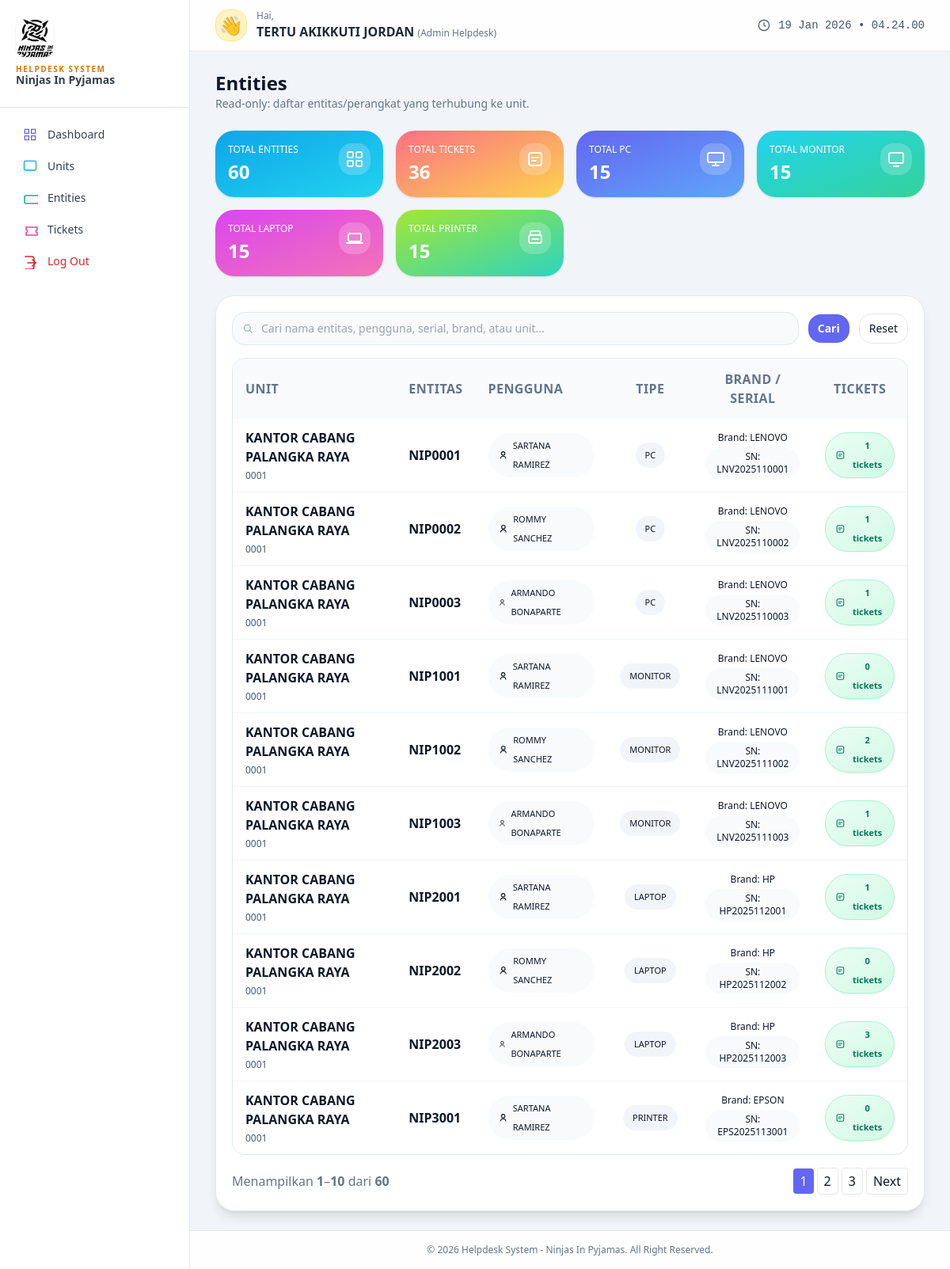
The page /engineer/entities.php (signed in) on the database its author committed.
### tables this page shows
CREATE TABLE `entities` (
  `id` int(10) UNSIGNED NOT NULL,
  `unit_id` int(10) UNSIGNED NOT NULL,
  `nama_pengguna` varchar(150) DEFAULT NULL,
  `nama_entitas` varchar(200) NOT NULL,
  `serial_number` varchar(150) DEFAULT NULL,
  `tipe_entitas` varchar(100) DEFAULT NULL,
  `brand` varchar(100) DEFAULT NULL,
  `jumlah_ticket` int(10) UNSIGNED NOT NULL DEFAULT 0,
  `created_at` timestamp NOT NULL DEFAULT current_timestamp(),
  `updated_at` timestamp NOT NULL DEFAULT current_timestamp() ON UPDATE current_timestamp()
);

CREATE TABLE `units` (
  `id` int(10) UNSIGNED NOT NULL,
  `unit_id` varchar(50) NOT NULL,
  `nama_unit` varchar(200) NOT NULL,
  `alamat` text DEFAULT NULL,
  `kab_kota` varchar(100) DEFAULT NULL,
  `provinsi` varchar(100) DEFAULT NULL,
  `tat_target` int(10) UNSIGNED DEFAULT NULL,
  `entity_count` int(10) UNSIGNED NOT NULL DEFAULT 0,
  `created_at` timestamp NOT NULL DEFAULT current_timestamp(),
  `updated_at` timestamp NOT NULL DEFAULT current_timestamp() ON UPDATE current_timestamp()
);

### public/engineer/entities.php (the view, shortened to what the rows shown need)
<?php
$pdo = db();
$page = max(1, (int)($_GET['page'] ?? 1));
$perPage = 10;
$fromSql = "FROM entities e LEFT JOIN units u ON e.unit_id = u.id WHERE 1";
$offset = ($page - 1) * $perPage;
$dataSql = "SELECT e.id, e.unit_id, e.nama_pengguna, e.nama_entitas, e.serial_number, e.tipe_entitas, e.brand, e.jumlah_ticket, e.created_at, u.unit_id AS unit_kode, u.nama_unit AS unit_nama " . $fromSql . " ORDER BY e.created_at ASC LIMIT :limit OFFSET :offset";
$dataStmt = $pdo->prepare($dataSql);
$dataStmt->bindValue(':limit', $perPage, PDO::PARAM_INT);
$dataStmt->bindValue(':offset', $offset, PDO::PARAM_INT);
$dataStmt->execute();
$entities = $dataStmt->fetchAll();
?>
<!DOCTYPE html>
<html lang="id">
<head>
    <script src="https://cdn.tailwindcss.com"></script>
</head>
<body class="min-h-screen bg-slate-100 text-slate-900 antialiased">
<div class="min-h-screen flex">
    <div class="flex-1 flex flex-col">
        <main class="flex-1 px-4 md:px-6 lg:px-8 py-6 space-y-6 fade-in-soft-delayed">
            <div class="flex items-center justify-between gap-4">
                <div>
                    <h1 class="text-xl md:text-2xl font-semibold">Entities</h1>
                </div>
            </div>
            <section class="bg-white rounded-3xl shadow-lg border border-slate-200 p-4 md:p-5 space-y-4 fade-in-soft">
                <div class="overflow-x-auto rounded-2xl border border-slate-200">
                    <table class="min-w-full text-sm md:text-base">
                        <thead class="bg-slate-50">
                            <tr class="text-left text-slate-500 uppercase tracking-wide">
                                <th class="px-4 py-3.5">Unit</th>
                                <th class="px-4 py-3.5">Entitas</th>
                                <th class="px-4 py-3.5">Pengguna</th>
                                <th class="px-4 py-3.5 text-center">Tipe</th>
                                <th class="px-4 py-3.5 text-center">Brand / Serial</th>
                                <th class="px-4 py-3.5 text-center">Tickets</th>
                            </tr>
                        </thead>
                        <tbody class="divide-y divide-slate-100">
                            <?php if (empty($entities)): ?>
                                <tr><td colspan="6" class="px-4 py-6 text-center text-slate-500">Belum ada entities yang sesuai.</td></tr>
                            <?php else: ?>
                                <?php foreach ($entities as $row): ?>
                                    <tr class="hover:bg-slate-50/80 transition">
                                        <td class="px-4 py-3">
                                            <div class="font-semibold"><?= htmlspecialchars($row['unit_nama'] ?: '-', ENT_QUOTES, 'UTF-8'); ?></div>
                                            <?php if (!empty($row['unit_kode'])): ?>
                                                <div class="text-xs text-slate-600 mt-1"><?= htmlspecialchars($row['unit_kode'], ENT_QUOTES, 'UTF-8'); ?></div>
                                            <?php endif; ?>
                                        </td>
                                        <td class="px-4 py-3 font-semibold"><?= htmlspecialchars($row['nama_entitas'], ENT_QUOTES, 'UTF-8'); ?></td>
                                        <td class="px-4 py-3">
                                            <?php if (!empty($row['nama_pengguna'])): ?>
                                                <div class="inline-flex items-center gap-1.5 rounded-full bg-slate-50 px-3 py-1 text-[11px]">
                                                    <svg xmlns="http://www.w3.org/2000/svg" class="w-3.5 h-3.5" fill="none"
                                                         viewBox="0 0 24 24" stroke="currentColor" stroke-width="2">
                                                        <circle cx="12" cy="8" r="4"/>
                                                        <path d="M6 20c0-3 2.5-6 6-6s6 3 6 6"/>
                                                    </svg>
                                                    <?= htmlspecialchars($row['nama_pengguna'], ENT_QUOTES, 'UTF-8'); ?>
                                                </div>
                                            <?php else: ?>
                                                <span class="text-xs text-slate-400">-</span>
                                            <?php endif; ?>
                                        </td>
                                        <td class="px-4 py-3 text-center">
                                            <?php if (!empty($row['tipe_entitas'])): ?>
                                                <span class="inline-flex items-center justify-center rounded-full bg-slate-100 px-3 py-1 text-[11px]"><?= htmlspecialchars(strtoupper($row['tipe_entitas']), ENT_QUOTES, 'UTF-8'); ?></span>
                                            <?php else: ?>
                                                <span class="text-xs text-slate-400">-</span>
                                            <?php endif; ?>
                                        </td>
                                        <td class="px-4 py-3 text-center">
                                            <?php if (!empty($row['brand'])): ?><div class="text-xs font-medium">Brand: <?= htmlspecialchars($row['brand'], ENT_QUOTES, 'UTF-8'); ?></div><?php endif; ?>
                                            <?php if (!empty($row['serial_number'])): ?><div class="inline-flex items-center mt-1 px-2 py-1 bg-slate-50 rounded-full text-xs">SN: <?= htmlspecialchars($row['serial_number'], ENT_QUOTES, 'UTF-8'); ?></div><?php endif; ?>
                                        </td>
                                        <td class="px-4 py-3 text-center">
                                            <span class="inline-flex items-center gap-1.5 justify-center rounded-full
                                                         bg-gradient-to-br from-emerald-50 to-emerald-100
                                                         text-emerald-700 px-3 py-1 text-[11px] font-semibold
                                                         border border-emerald-200 shadow-sm">
                                                <svg xmlns="http://www.w3.org/2000/svg" class="w-3.5 h-3.5" fill="none"
                                                     viewBox="0 0 24 24" stroke="currentColor" stroke-width="2">
                                                    <rect x="4" y="4" width="16" height="16" rx="3"/>
                                                    <path d="M8 10h8M8 14h5" stroke-linecap="round"/>
                                                </svg>
                                                <?= (int)$row['jumlah_ticket']; ?> tickets
                                            </span>
                                        </td>
                                    </tr>
                                <?php endforeach; ?>
                            <?php endif; ?>
                        </tbody>
                    </table>
                </div>
            </section>
        </main>
    </div>
</div>
</body>
</html>

### rows shown on the page
entities: unit.nama_unit "KANTOR CABANG PALANGKA RAYA", unit.unit_id "0001", nama_entitas "NIP0001", nama_pengguna "SARTANA RAMIREZ", tipe_entitas "PC", brand "LENOVO", serial_number "LNV2025110001", jumlah_ticket "1"
entities: unit.nama_unit "KANTOR CABANG PALANGKA RAYA", unit.unit_id "0001", nama_entitas "NIP0002", nama_pengguna "ROMMY SANCHEZ", tipe_entitas "PC", brand "LENOVO", serial_number "LNV2025110002", jumlah_ticket "1"
entities: unit.nama_unit "KANTOR CABANG PALANGKA RAYA", unit.unit_id "0001", nama_entitas "NIP0003", nama_pengguna "ARMANDO BONAPARTE", tipe_entitas "PC", brand "LENOVO", serial_number "LNV2025110003", jumlah_ticket "1"
entities: unit.nama_unit "KANTOR CABANG PALANGKA RAYA", unit.unit_id "0001", nama_entitas "NIP1001", nama_pengguna "SARTANA RAMIREZ", tipe_entitas "MONITOR", brand "LENOVO", serial_number "LNV2025111001", jumlah_ticket "0"
entities: unit.nama_unit "KANTOR CABANG PALANGKA RAYA", unit.unit_id "0001", nama_entitas "NIP1002", nama_pengguna "ROMMY SANCHEZ", tipe_entitas "MONITOR", brand "LENOVO", serial_number "LNV2025111002", jumlah_ticket "2"
entities: unit.nama_unit "KANTOR CABANG PALANGKA RAYA", unit.unit_id "0001", nama_entitas "NIP1003", nama_pengguna "ARMANDO BONAPARTE", tipe_entitas "MONITOR", brand "LENOVO", serial_number "LNV2025111003", jumlah_ticket "1"
entities: unit.nama_unit "KANTOR CABANG PALANGKA RAYA", unit.unit_id "0001", nama_entitas "NIP2001", nama_pengguna "SARTANA RAMIREZ", tipe_entitas "LAPTOP", brand "HP", serial_number "HP2025112001", jumlah_ticket "1"
entities: unit.nama_unit "KANTOR CABANG PALANGKA RAYA", unit.unit_id "0001", nama_entitas "NIP2002", nama_pengguna "ROMMY SANCHEZ", tipe_entitas "LAPTOP", brand "HP", serial_number "HP2025112002", jumlah_ticket "0"
entities: unit.nama_unit "KANTOR CABANG PALANGKA RAYA", unit.unit_id "0001", nama_entitas "NIP2003", nama_pengguna "ARMANDO BONAPARTE", tipe_entitas "LAPTOP", brand "HP", serial_number "HP2025112003", jumlah_ticket "3"
entities: unit.nama_unit "KANTOR CABANG PALANGKA RAYA", unit.unit_id "0001", nama_entitas "NIP3001", nama_pengguna "SARTANA RAMIREZ", tipe_entitas "PRINTER", brand "EPSON", serial_number "EPS2025113001", jumlah_ticket "0"

### other values the page prints
$fullname "TERTU AKIKKUTI JORDAN"
$roleLabel "Admin Helpdesk"
$totalEntities "60"
$totalTickets "36"
$totalPc "15"
$totalMonitor "15"
$totalLaptop "15"
$totalPrinter "15"
$offset+1 "1"
min($offset+$perPage, $totalRows) "10"
$totalRows "60"
$year "2026"
